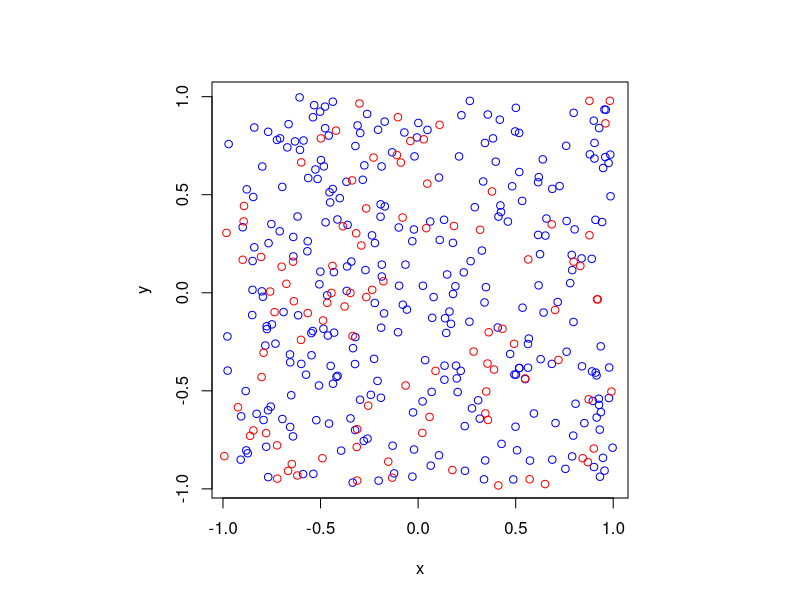

The R source for this figure:
#Simulate a Poisson point process on a rectangle
#Then thin the Poisson point process according to a (spatially *independent*) 
#p-thinning 
#Author: H. Paul Keeler, 2019.

#Simulation window parameters
xMin=-1;xMax=1;
yMin=-1;yMax=1;
xDelta=xMax-xMin;yDelta=yMax-yMin; #rectangle dimensions
areaTotal=xDelta*yDelta;

#Point process parameters
lambda=100; #intensity (ie mean density) of the Poisson process

#Thinning probability
p=0.25; 

#Simulate a Poisson point process
numbPoints=rpois(1,areaTotal*lambda);#Poisson number of points
xx=xDelta*runif(numbPoints)+xMin;#x coordinates of Poisson points
yy=xDelta*runif(numbPoints)+yMin;#y coordinates of Poisson points

#Generate Bernoulli variables (ie coin flips) for thinning
booleThinned=runif(numbPoints)<p; #points to be thinned
booleRetained=!booleThinned; #points to be retained

#x/y locations of thinned points
xxThinned=xx[booleThinned]; yyThinned=yy[booleThinned];
#x/y locations of retained points
xxRetained=xx[booleRetained]; yyRetained=yy[booleRetained];

#Plotting
par(pty="s")
plot(xxRetained,yyRetained,'p',xlab='x',ylab='y',col='blue'); #plot retained points
points(xxThinned,yyThinned,col='red'); #plot thinned points
